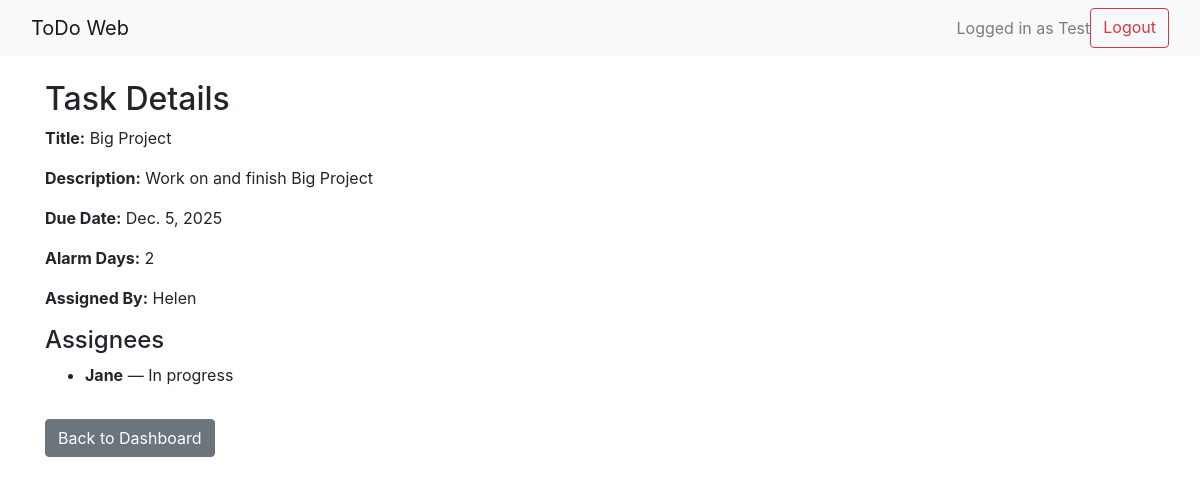
The page /task/4/ (signed in) on the database its author committed.
### app/models.py (models this page shows)
class CustomUser(AbstractUser):
    ROLE_CHOICES = [('assigner', 'Assigner'), ('assignee', 'Assignee')]
    role = models.CharField(max_length=10, choices=ROLE_CHOICES)

class Task(models.Model):
    title = models.CharField(max_length=100)
    description = models.TextField(blank=True)
    due_date = models.DateField()
    alarm_days = models.IntegerField()
    status = models.CharField(max_length=20, default='Not started')
    assigned_to = models.ManyToManyField(settings.AUTH_USER_MODEL, related_name='assigned_tasks')
    assigner = models.ForeignKey(
        settings.AUTH_USER_MODEL,
        on_delete = models.SET_NULL,
        null=True,
        blank=True,
        related_name = 'tasks_created'
    )
    STATUS_CHOICES = [
    ('Not started', 'Not started'),
    ('In progress', 'In progress'),
    ('Completed', 'Completed'),
    ]
    status = models.CharField(max_length=20, choices=STATUS_CHOICES, default='Not started')

class TaskStatus(models.Model):
    task = models.ForeignKey(Task, on_delete=models.CASCADE, related_name='statuses')
    user = models.ForeignKey(CustomUser, on_delete=models.CASCADE)
    status = models.CharField(max_length=20, choices=[
        ('Not started', 'Not started'),
        ('In progress', 'In progress'),
        ('Completed', 'Completed'),
    ], default='Not started')
    class Meta:
        unique_together = ('task', 'user')

### app/views.py (the view)
# urls.py: path('task/<int:task_id>/', views.task_detail_view, name='task_detail'),
@login_required
def task_detail_view(request, task_id):
    task = get_object_or_404(Task, id=task_id)
    return render(request, 'task_detail.html', {'task': task})

### app/templatetags/task_extras.py (called while the page is built)
@register.filter
def get_user_status(statuses, user):
    return statuses.filter(user=user).first()

### app/templates/task_detail.html
{% extends "base.html" %}
{% load task_extras %}
{% block content %}
<h2>Task Details</h2>
<p><strong>Title:</strong> {{ task.title }}</p>
<p><strong>Description:</strong> {{ task.description }}</p>
<p><strong>Due Date:</strong> {{ task.due_date }}</p>
<p><strong>Alarm Days:</strong> {{ task.alarm_days }}</p>
<p><strong>Assigned By:</strong> {{ task.assigner.username }}</p>
<h4>Assignees</h4>
<ul>
    {% for user in task.assigned_to.all %}
        {% with user_status=task.statuses|get_user_status:user %}
            <li><strong>{{ user.username }}</strong> — {{ user_status.status|default:"Not started" }}</li>
        {% endwith %}
    {% empty %}
        <li>No assignees.</li>
    {% endfor %}
</ul>
<a href="{% url 'dashboard' %}" class="btn btn-secondary mt-3">Back to Dashboard</a>
{% endblock %}

### app/templates/base.html (shortened to what this page needs)
<!DOCTYPE html>
<html lang="en">
<head>
    {% load static %}
    <link rel="stylesheet" href="https://stackpath.bootstrapcdn.com/bootstrap/4.5.2/css/bootstrap.min.css">
</head>
<body>
    <nav class="navbar navbar-expand-lg navbar-light bg-light mb-4">
        <div class="container-fluid">
            <a class="navbar-brand" href="{% url 'dashboard' %}">ToDo Web</a>
            {% if user.is_authenticated %}
            <div class="d-flex ms-auto">
                <span class="navbar-text me-3">
                    Logged in as {{ user.username }}
                </span>
                <a class="btn btn-outline-danger" href="{% url 'logout' %}">Logout</a>
            </div>
            {% endif %}
        </div>
    </nav>
    <div class="container">
        {% block content %}
        {% endblock %}
    </div>
</body>
</html>

### rows shown on the page
CustomUser: username "Test"
Task: title "Big Project", description "Work on and finish Big Project", due_date "Dec. 5, 2025", alarm_days "2", assigner.username "Helen"
CustomUser: username "Jane"
TaskStatus: status "In progress"
